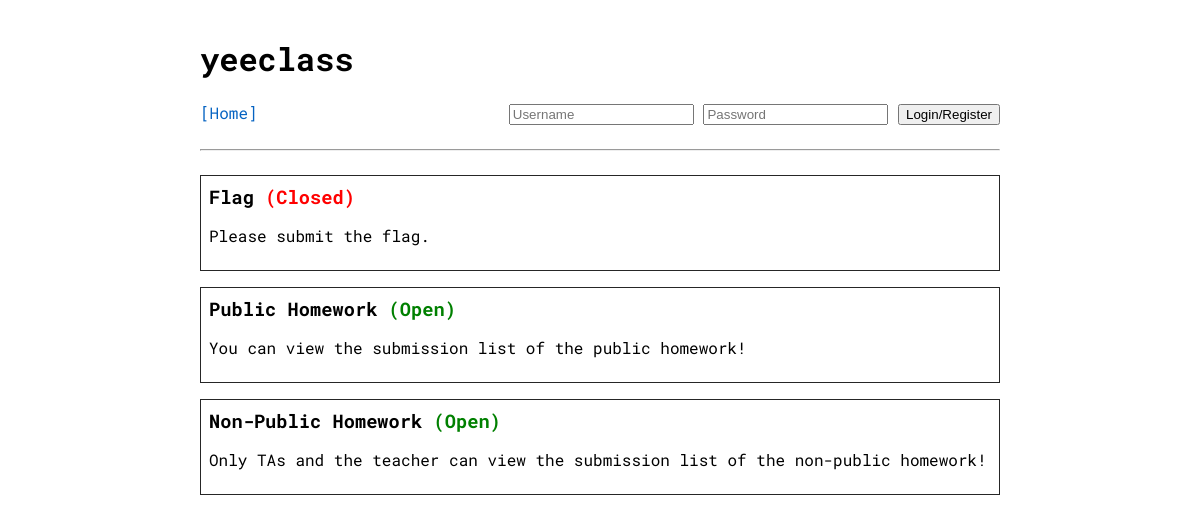
The page / on the database its author committed.
### tables this page shows
CREATE TABLE `homework` (
  `id` int(11) NOT NULL AUTO_INCREMENT,
  `name` varchar(20) DEFAULT NULL,
  `description` varchar(100) DEFAULT NULL,
  `open` bit(1) NOT NULL,
  `public` bit(1) NOT NULL,
  PRIMARY KEY (`id`)
);

### src/index.php (the view, shortened to what this page needs)
<?php
include("config.php");
$query = $pdo->query("SELECT * FROM homework");
$homeworks = $query->fetchAll(PDO::FETCH_ASSOC);
?>
<!DOCTYPE html>
<html lang="en">
<head>
    <link rel="stylesheet" href="static/style.css">
</head>
<body>
    <div id="main">
        <header id="header">
            <h1>yeeclass</h1>
            <?php include("components/nav.php") ?>
        </header>
        <hr>
        <section id="homework">
            <?php foreach ($homeworks as $row) { ?>
            <article class="homework">
                <h3><?= $row["name"] ?> <?= ($row["open"]) ? '<span class="open">(Open)</span>' : '<span class="closed">(Closed)</span>'; ?></h3>
                <p><?= $row["description"] ?></p>
            </article>
            <?php } ?>
        </section>
    </div>
</body>
</html>

### src/components/nav.php
<nav>
    <a href="index.php">[Home]</a><?php if (isset($_SESSION["userid"])) { ?> | <a href="submission.php">[My Submissions]</a> <?php } ?>
    <div class="right">
    <?php if (!isset($_SESSION["userid"])) { ?>
        <form action="index.php" method="POST">
            <input type="text" name="username" id="username" placeholder="Username" pattern="^\w{6,20}$" autocomplete="off">
            <input type="password" name="password" id="password" placeholder="Password" autocomplete="off">
            <input type="submit" value="Login/Register">
        </form>
    <?php } else { ?>
        <span>Hi, <?= $_SESSION["username"] ?></span>
        <a href="index.php?logout">[Logout]</a>
    <?php } ?>
    </div>
</nav>

### src/static/style.css (style rules this page uses)
html { font-family: "Roboto Mono", "Consolas", monospace; }
html, body { padding: 0; margin: 0; }
a { text-decoration: none; color: hsl(210, 95%, 39%); }
hr { margin: 1.5em 0; }
#main { max-width: 800px; padding: 1em 2em; margin: auto; }
#header > nav { width: 100%; display: flex; }
#header > nav > .right { margin-left: auto; }
#homework article.homework:not(:first-child) { margin-top: 1em; }
article.homework { border: 1px solid hsl(0, 0%, 15%); padding: .5em; }
article.homework h3 { margin: 0; }
article.homework h3 > span.open { color: green; }
article.homework h3 > span.closed { color: red; }

### rows shown on the page
homework: name "Flag", open "(Closed)", description "Please submit the flag."
homework: name "Public Homework", open "(Open)", description "You can view the submission list of the public homework!"
homework: name "Non-Public Homework", open "(Open)", description "Only TAs and the teacher can view the submission list of the non-public homework!"
